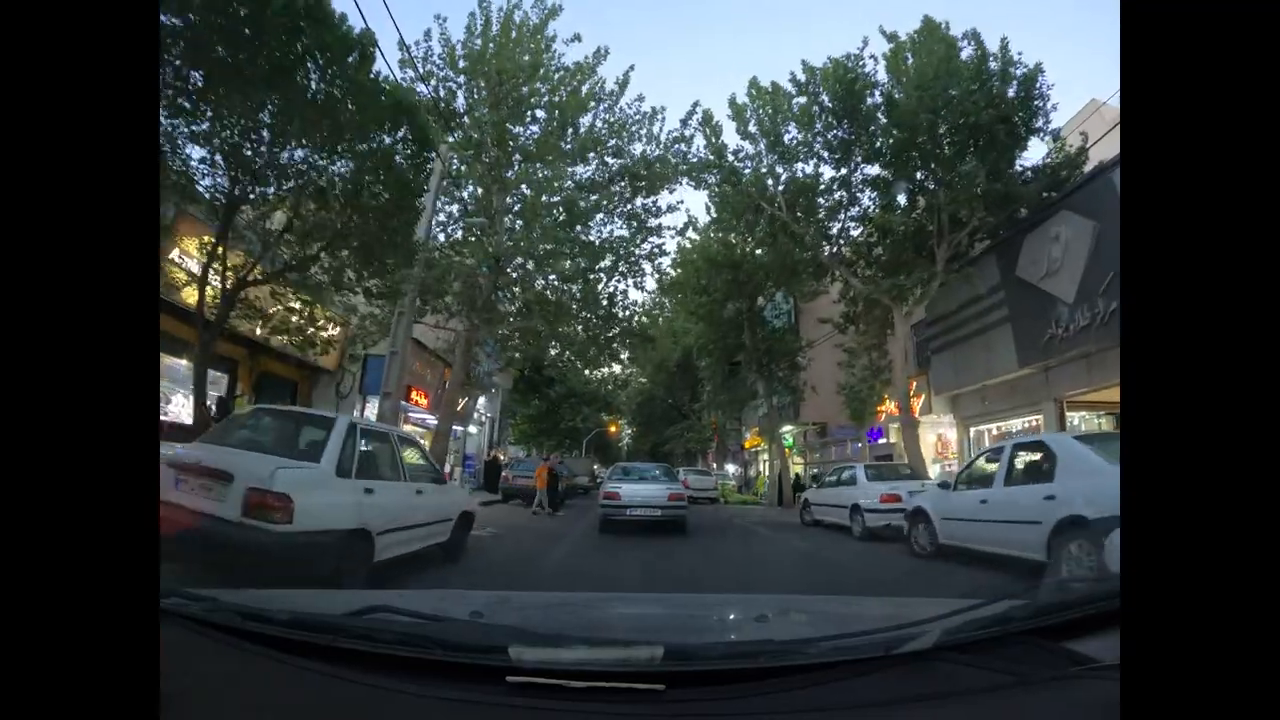
#> input picture frame 29 of videos/vid1.mp4, 1280 x 720 px
$ jupyter execute HOG.ipynb   (older library calls are emulated)
#> lines starting #> are read from the running program, lines starting #| are printed output that depends on the picture
HOG

[cell 1]
import cv2
import numpy as np
import matplotlib.pyplot as plt

# 1. INICIALIZAÇÃO DO MÉTODO
# Instancia o descritor HOG
hog = cv2.HOGDescriptor()

# Carrega o SVM linear já treinado
hog.setSVMDetector(cv2.HOGDescriptor_getDefaultPeopleDetector())

# Abre o arquivo de vídeo
cap = cv2.VideoCapture('videos/vid1.mp4')

# Verifica se o vídeo foi aberto corretamente
if not cap.isOpened():
    print("Erro ao abrir o vídeo. Verifique o caminho do arquivo.")
    exit()

while True:
    # Lê o frame atual do vídeo
    ret, frame = cap.read()
#> frame is the input picture: shape (720, 1280, 3); mean B, G, R 58.1, 57.7, 50.1

    # Se o vídeo acabar (ou houver erro de leitura), encerra o loop
    if not ret:
        break

    # 2. OTIMIZAÇÃO: Redimensionamento
    # Veículos autônomos precisam de processamento rápido. Reduzir a matriz da imagem ajuda.
    frame = cv2.resize(frame, (800, 600))
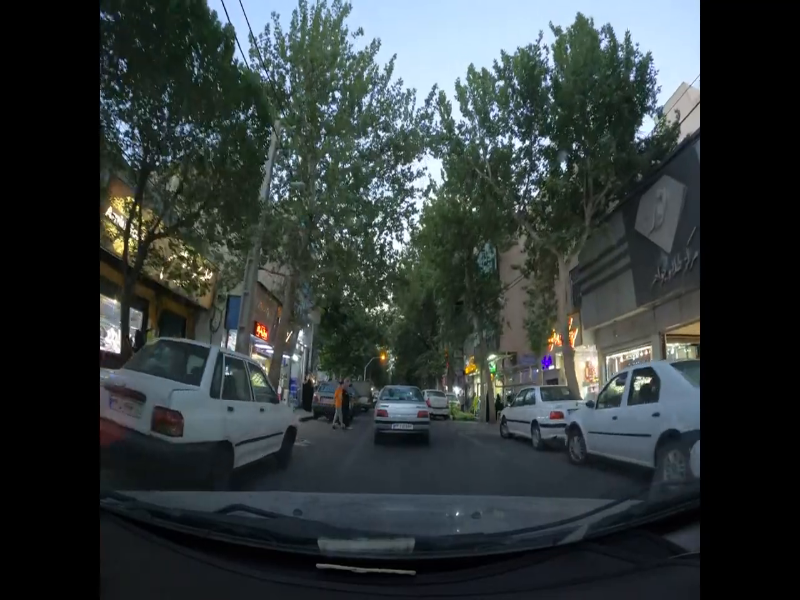
#> frame: shape (600, 800, 3); mean B, G, R 58.1, 57.6, 50.1

    # 3. ROI - Region of Interest
    # A câmera do carro filma o céu e os prédios, onde não há pedestres.
    # Recortamos a matriz para analisar apenas da metade para baixo (rua e calçada).
    # Aqui, pegamos da linha 300 até a 600 (eixo Y), e todas as colunas (eixo X).
    roi = frame[300:600, :]

    # 4. Pré-processamento Clássico
    # Converte a ROI de BGR (3 canais) para Tons de Cinza (1 canal).
    # O HOG precisa apenas da variação de intensidade (gradiente) para achar o formato.
    cinza = cv2.cvtColor(roi, cv2.COLOR_BGR2GRAY)
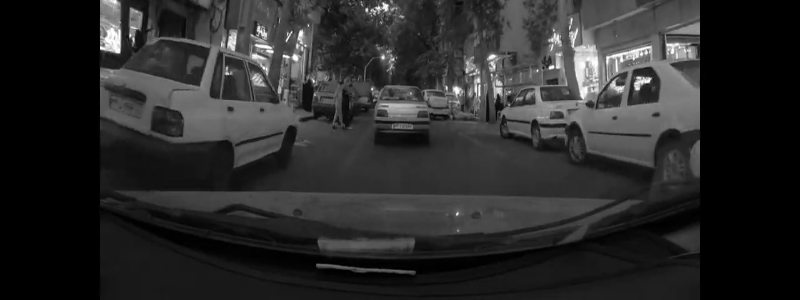
#> cinza: shape (300, 800); min 0, max 255, mean 42.5

    # Filtro de Suavização (Gaussiano).
    # Remove ruídos.
    cinza_filtro = cv2.GaussianBlur(cinza, (5, 5), 0)

    # 5. DETECÇÃO (Janela Deslizante e Pirâmide de Escala)
    # winStride: O salto da janela ao varrer a imagem (8x8 pixels).
    # scale: O fator de redução da imagem na pirâmide (1.05 = reduz 5% a cada nível).
    # Retorna as 'boxes' (coordenadas dos retângulos) onde o SVM classificou como pedestre.
    boxes, weights = hog.detectMultiScale(cinza_filtro, winStride=(8, 8), padding=(8, 8), scale=1.05)
#> boxes = (); weights = ()

    # 6. PÓS-PROCESSAMENTO: Mapeamento de Coordenadas e Exibição

    # O 'weights' é um array 2D (Nx1). Convertendo para 1D
    pesos = np.ravel(weights)
#> pesos = empty array

    for i, (x, y, w, h) in enumerate(boxes):
        # IMPORTANTE: A detecção foi feita na 'roi' (que começou no pixel Y = 300).
        # Para desenhar no 'frame' original colorido, precisamos somar esse valor ao eixo Y.
        y_real = y + 300

        confianca = pesos[i]

        # Desenha o retângulo verde ao redor do pedestre
        cv2.rectangle(frame, (x, y_real), (x + w, y_real + h), (0, 255, 0), 2)

        texto = f'Pedestre: {confianca:.2f}'

        # Adiciona um texto de identificação
        cv2.putText(frame, texto, (x, y_real - 10), cv2.FONT_HERSHEY_SIMPLEX, 0.6, (0, 255, 0), 2)
#> this loop made 0 passes

    cv2.imshow('Visao do Veiculo Autonomo - HOG', frame)


    if cv2.waitKey(1) & 0xFF == ord('q'):
#> (key q is pressed here)
        break

cap.release()
cv2.destroyAllWindows()

Exemplo Sobel

[cell 2]
sobel_x = cv2.Sobel(cinza_filtro, cv2.CV_64F, 1, 0, ksize=3)
sobel_y = cv2.Sobel(cinza_filtro, cv2.CV_64F, 0, 1, ksize=3)
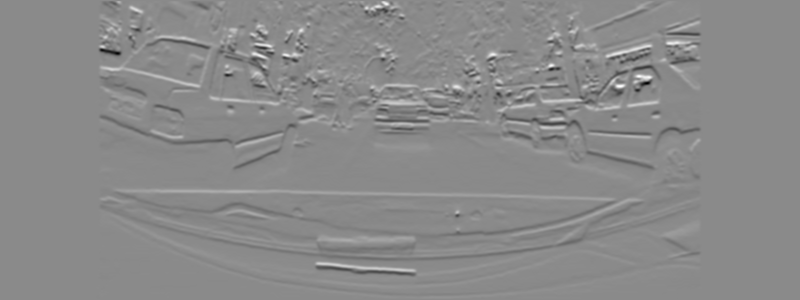
#> sobel_y: shape (300, 800) float64; min -482, max 406, mean -0.7; drawn with min black and max white

abs_sobel_x = cv2.convertScaleAbs(sobel_x)
abs_sobel_y = cv2.convertScaleAbs(sobel_y)
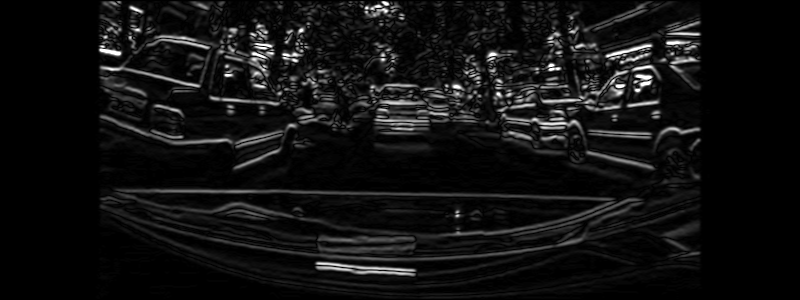
#> abs_sobel_y: shape (300, 800); min 0, max 255, mean 17.1

fig, (ax1, ax2) = plt.subplots(1, 2, figsize=(16, 8))

ax1.imshow(abs_sobel_x)
ax1.set_title("Sobel X (Bordas Verticais)")
ax1.axis('off')

ax2.imshow(abs_sobel_y)
ax2.set_title("Sobel Y (Bordas Horizontais)")
ax2.axis('off')
plt.axis('off')
plt.show()

Histograma

[cell 3]
import cv2
import numpy as np
import matplotlib.pyplot as plt

frame = cv2.imread('frame_hist.png')
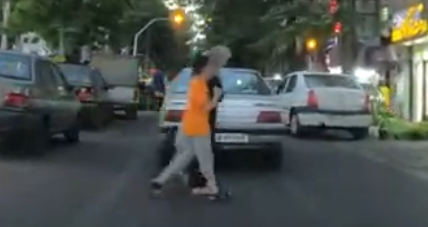
#> input picture frame_hist.png, 428 x 227 px
#> frame is the input picture: shape (227, 428, 3); mean B, G, R 77.4, 81.2, 75.7

if frame is None:
    print("Erro: Imagem não encontrada.")
else:
    y1, y2 = 56, 184
    x1, x2 = 168, 232

    janela = frame[y1:y2, x1:x2]

    if janela.size == 0:
         print("Erro nas coordenadas! O recorte ficou vazio. Verifique os valores de x1, x2, y1, y2.")
    else:
        janela_gray = cv2.cvtColor(janela, cv2.COLOR_BGR2GRAY)
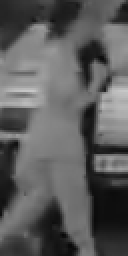
#> janela_gray: shape (128, 64) (shown 2 times larger); min 8, max 200, mean 92.2

        gx = cv2.Sobel(janela_gray, cv2.CV_32F, 1, 0, ksize=1)
        gy = cv2.Sobel(janela_gray, cv2.CV_32F, 0, 1, ksize=1)
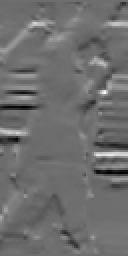
#> gy: shape (128, 64) float32 (shown 2 times larger); min -102, max 133, mean -0.2; drawn with min black and max white

        magnitude, angulo = cv2.cartToPolar(gx, gy, angleInDegrees=True)
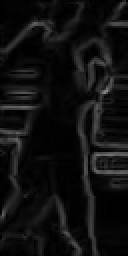
#> magnitude: shape (128, 64) float32 (shown 2 times larger); min 0, max 135.6, mean 16.4

        angulo = angulo % 180
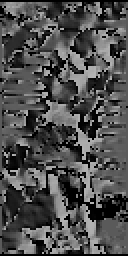
#> angulo: shape (128, 64) float32 (shown 2 times larger); min 0, max 179.2, mean 78.2

        bins_limites = [0, 20, 40, 60, 80, 100, 120, 140, 160, 180]

        histograma, _ = np.histogram(angulo, bins=bins_limites, weights=magnitude)
#> histograma = [21635, 13503.5, 13692.3, 9421.4, 30800.8, 9016.9, 6391.4, 9846.3, 19898.6]

        fig, (ax1, ax2) = plt.subplots(1, 2, figsize=(14, 5))

        janela_rgb = cv2.cvtColor(janela, cv2.COLOR_BGR2RGB)
        ax1.imshow(janela_rgb)
        ax1.set_title(f"Recorte Analisado ({x2-x1}x{y2-y1} pixels)")
        ax1.axis('off')

        nomes_bins = ['0°', '20°', '40°', '60°', '80°', '100°', '120°', '140°', '160°']

        barras = ax2.bar(nomes_bins, histograma, color='royalblue', edgecolor='black')
#> barras = 9 items
        ax2.set_title("Histograma HOG: Votos ponderados pela Magnitude")
        ax2.set_xlabel("Ângulo do Gradiente (Graus)")
        ax2.set_ylabel("Soma das Magnitudes (Força)")

        for barra in barras:
            altura = barra.get_height()
            ax2.text(barra.get_x() + barra.get_width()/2., altura,
                     f'{int(altura)}', ha='center', va='bottom', fontsize=10)
#> this loop made 9 passes
#> altura on passes 1 to 9: 21635, 13503.5, 13692.3, 9421.4, 30800.8, 9016.9, 6391.4, 9846.3, 19898.6

        plt.tight_layout()
        plt.show()
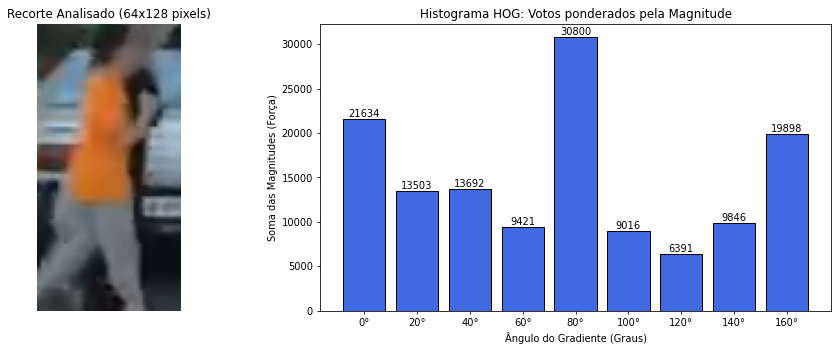
#> figure drawn by matplotlib, 2 panels; panel 2: tallest bar 30800.8 high, from x = 3.6 to 4.4

$ run again, starting later in the video
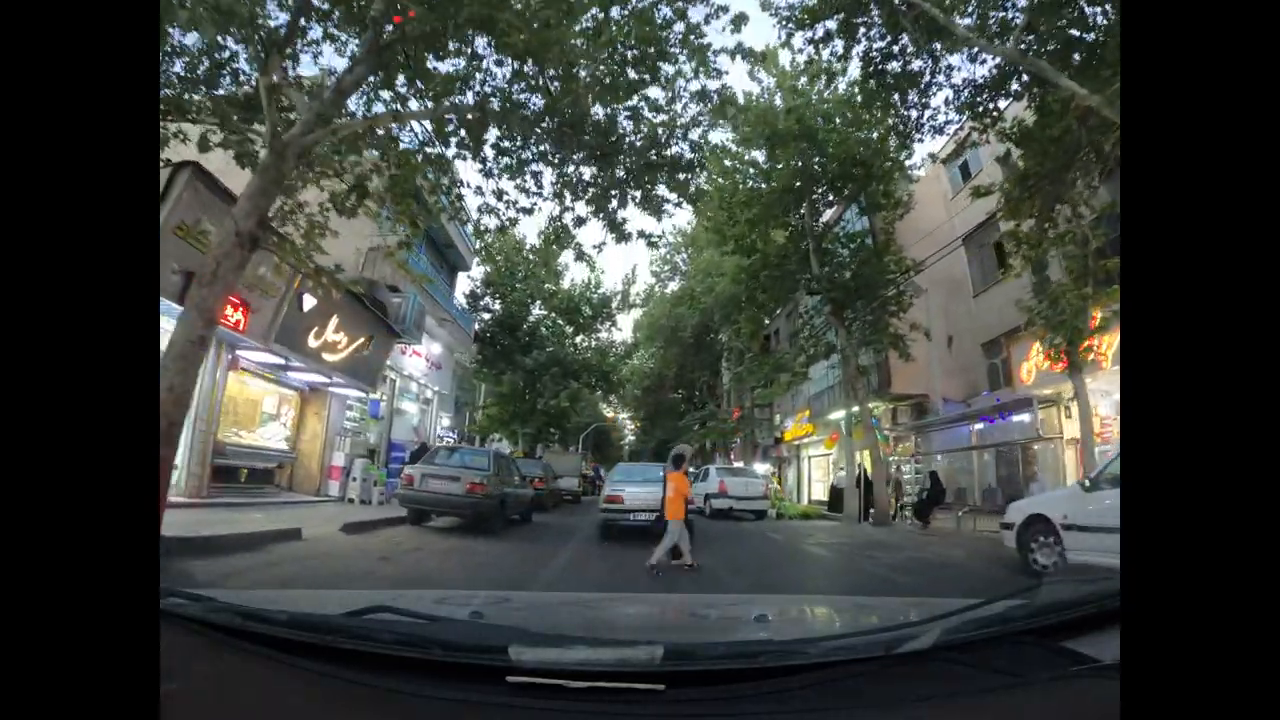
#> input picture frame 130 of videos/vid1.mp4, 1280 x 720 px
#> frame is the input picture: shape (720, 1280, 3); mean B, G, R 62.5, 66.3, 62
#> boxes = [[384, 25, 87, 173]]; weights = [1.23]
#> the loop `for i, (x, y, w, h) in enumerate(boxes): # IMPORTANTE: A detecção foi ..` made 1 pass
#> (x, y, w, h, y_real, confianca, texto) on pass 1: (384, 25, 87, 173, 325, 1.23, 'Pedestre: 1.23')
#> after the loop `for i, (x, y, w, h) in enumerate(boxes):`:
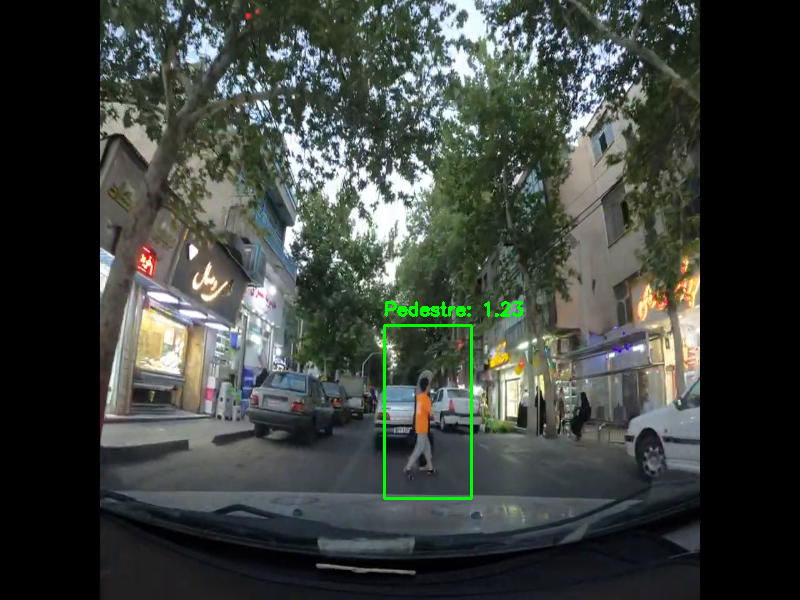
#> frame: shape (600, 800, 3); mean B, G, R 62.1, 67.1, 61.6
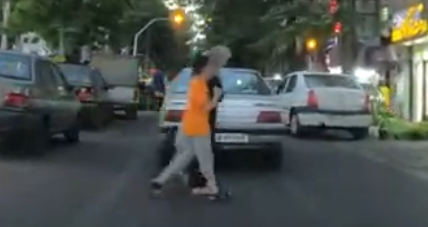
#> input picture frame_hist.png, 428 x 227 px
#> frame is the input picture: shape (227, 428, 3); mean B, G, R 77.4, 81.2, 75.7
#> histograma = [21635, 13503.5, 13692.3, 9421.4, 30800.8, 9016.9, 6391.4, 9846.3, 19898.6]
#> barras = 9 items
#> the loop `for barra in barras:` made 9 passes
#> altura on passes 1 to 8: 21635, 13503.5, 13692.3, 9421.4, 30800.8, 9016.9, 6391.4, 9846.3

$ run again, starting later in the video
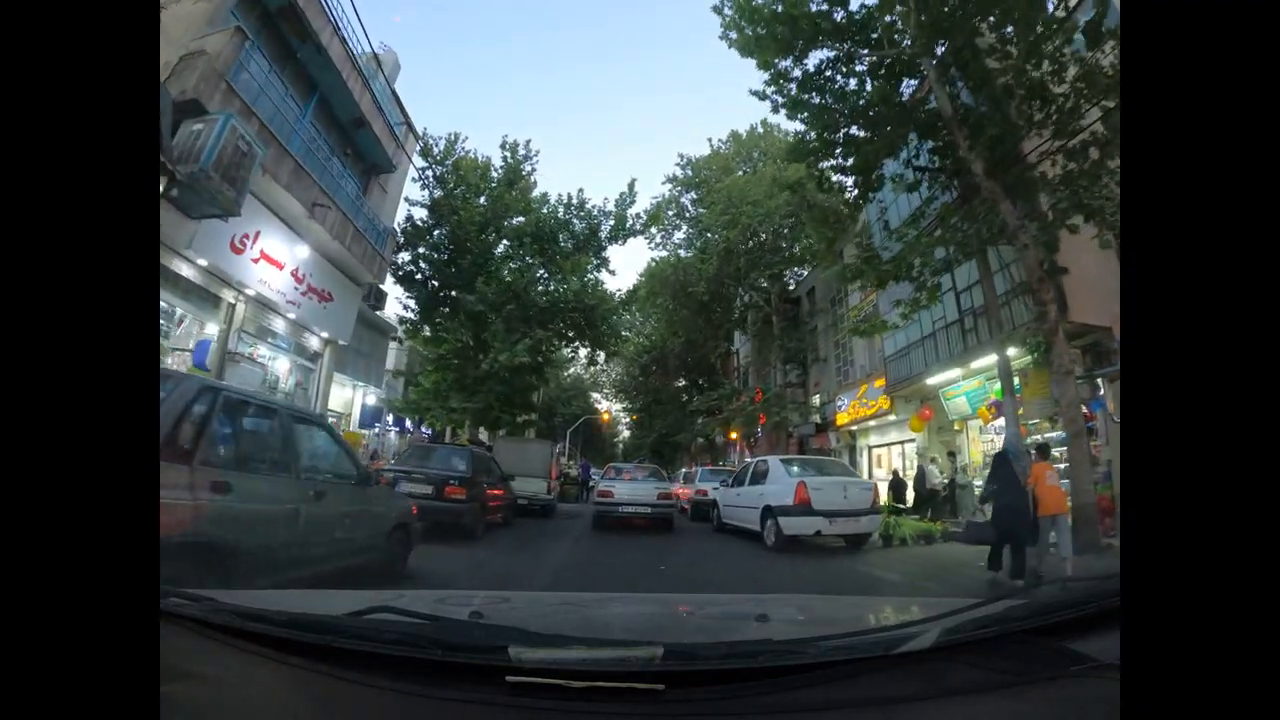
#> input picture frame 232 of videos/vid1.mp4, 1280 x 720 px
#> frame is the input picture: shape (720, 1280, 3); mean B, G, R 62.2, 62.3, 54
#> boxes = [[588, 39, 89, 177]]; weights = [1.67]
#> the loop `for i, (x, y, w, h) in enumerate(boxes): # IMPORTANTE: A detecção foi ..` made 1 pass
#> (x, y, w, h, y_real, confianca, texto) on pass 1: (588, 39, 89, 177, 339, 1.67, 'Pedestre: 1.67')
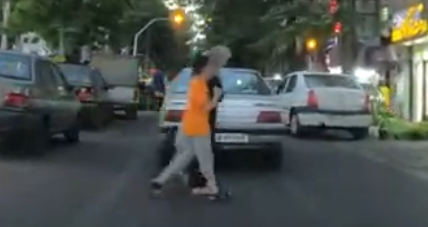
#> input picture frame_hist.png, 428 x 227 px
#> frame is the input picture: shape (227, 428, 3); mean B, G, R 77.4, 81.2, 75.7
#> histograma = [21635, 13503.5, 13692.3, 9421.4, 30800.8, 9016.9, 6391.4, 9846.3, 19898.6]
#> barras = 9 items
#> the loop `for barra in barras:` made 9 passes
#> altura on passes 1 to 8: 21635, 13503.5, 13692.3, 9421.4, 30800.8, 9016.9, 6391.4, 9846.3
